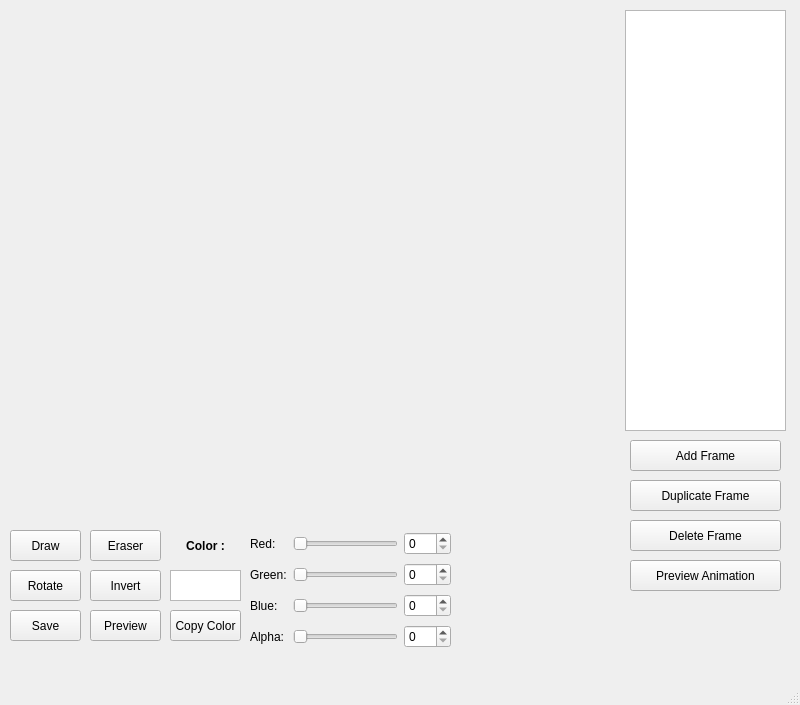
<?xml version="1.0" encoding="UTF-8"?>
<ui version="4.0">
 <class>EditorWindow</class>
 <widget class="QMainWindow" name="EditorWindow">
  <property name="geometry">
   <rect>
    <x>0</x>
    <y>0</y>
    <width>800</width>
    <height>705</height>
   </rect>
  </property>
  <property name="windowTitle">
   <string>MainWindow</string>
  </property>
  <widget class="QWidget" name="centralwidget">
   <widget class="QPushButton" name="saveButton">
    <property name="geometry">
     <rect>
      <x>10</x>
      <y>610</y>
      <width>71</width>
      <height>31</height>
     </rect>
    </property>
    <property name="text">
     <string>Save</string>
    </property>
   </widget>
   <widget class="QPushButton" name="previewButton">
    <property name="geometry">
     <rect>
      <x>90</x>
      <y>610</y>
      <width>71</width>
      <height>31</height>
     </rect>
    </property>
    <property name="text">
     <string>Preview</string>
    </property>
   </widget>
   <widget class="QListWidget" name="frameStackWidget">
    <property name="geometry">
     <rect>
      <x>625</x>
      <y>10</y>
      <width>161</width>
      <height>421</height>
     </rect>
    </property>
   </widget>
   <widget class="QPushButton" name="eraserButton">
    <property name="geometry">
     <rect>
      <x>90</x>
      <y>530</y>
      <width>71</width>
      <height>31</height>
     </rect>
    </property>
    <property name="text">
     <string>Eraser</string>
    </property>
   </widget>
   <widget class="QPushButton" name="drawButton">
    <property name="geometry">
     <rect>
      <x>10</x>
      <y>530</y>
      <width>71</width>
      <height>31</height>
     </rect>
    </property>
    <property name="text">
     <string>Draw</string>
    </property>
   </widget>
   <widget class="QPushButton" name="invertButton">
    <property name="geometry">
     <rect>
      <x>90</x>
      <y>570</y>
      <width>71</width>
      <height>31</height>
     </rect>
    </property>
    <property name="text">
     <string>Invert</string>
    </property>
   </widget>
   <widget class="QPushButton" name="rotateButton">
    <property name="geometry">
     <rect>
      <x>10</x>
      <y>570</y>
      <width>71</width>
      <height>31</height>
     </rect>
    </property>
    <property name="text">
     <string>Rotate</string>
    </property>
   </widget>
   <widget class="QPushButton" name="copyButton">
    <property name="geometry">
     <rect>
      <x>170</x>
      <y>610</y>
      <width>71</width>
      <height>31</height>
     </rect>
    </property>
    <property name="text">
     <string>Copy Color</string>
    </property>
   </widget>
   <widget class="QPushButton" name="addFrameButton">
    <property name="geometry">
     <rect>
      <x>630</x>
      <y>440</y>
      <width>151</width>
      <height>31</height>
     </rect>
    </property>
    <property name="text">
     <string>Add Frame</string>
    </property>
   </widget>
   <widget class="QPushButton" name="deleteFrameButton">
    <property name="geometry">
     <rect>
      <x>630</x>
      <y>520</y>
      <width>151</width>
      <height>31</height>
     </rect>
    </property>
    <property name="text">
     <string>Delete Frame</string>
    </property>
   </widget>
   <widget class="QPushButton" name="duplicateFrameButton">
    <property name="geometry">
     <rect>
      <x>630</x>
      <y>480</y>
      <width>151</width>
      <height>31</height>
     </rect>
    </property>
    <property name="text">
     <string>Duplicate Frame</string>
    </property>
   </widget>
   <widget class="QLabel" name="colorLabel">
    <property name="geometry">
     <rect>
      <x>170</x>
      <y>530</y>
      <width>71</width>
      <height>31</height>
     </rect>
    </property>
    <property name="font">
     <font>
      <bold>true</bold>
     </font>
    </property>
    <property name="text">
     <string>Color :</string>
    </property>
    <property name="alignment">
     <set>Qt::AlignmentFlag::AlignCenter</set>
    </property>
   </widget>
   <widget class="QGraphicsView" name="colorPreview">
    <property name="geometry">
     <rect>
      <x>170</x>
      <y>570</y>
      <width>71</width>
      <height>31</height>
     </rect>
    </property>
   </widget>
   <widget class="QWidget" name="gridLayoutWidget">
    <property name="geometry">
     <rect>
      <x>250</x>
      <y>530</y>
      <width>201</width>
      <height>120</height>
     </rect>
    </property>
    <layout class="QGridLayout" name="gridLayout">
     <item row="3" column="1">
      <widget class="QSlider" name="alphaSlider">
       <property name="maximum">
        <number>255</number>
       </property>
       <property name="orientation">
        <enum>Qt::Orientation::Horizontal</enum>
       </property>
      </widget>
     </item>
     <item row="1" column="1">
      <widget class="QSlider" name="greenSlider">
       <property name="maximum">
        <number>255</number>
       </property>
       <property name="orientation">
        <enum>Qt::Orientation::Horizontal</enum>
       </property>
      </widget>
     </item>
     <item row="1" column="0">
      <widget class="QLabel" name="greenLabel">
       <property name="text">
        <string>Green:</string>
       </property>
      </widget>
     </item>
     <item row="2" column="1">
      <widget class="QSlider" name="blueSlider">
       <property name="maximum">
        <number>255</number>
       </property>
       <property name="orientation">
        <enum>Qt::Orientation::Horizontal</enum>
       </property>
      </widget>
     </item>
     <item row="0" column="0">
      <widget class="QLabel" name="redLabel">
       <property name="text">
        <string>Red:</string>
       </property>
      </widget>
     </item>
     <item row="0" column="1">
      <widget class="QSlider" name="redSlider">
       <property name="maximum">
        <number>255</number>
       </property>
       <property name="orientation">
        <enum>Qt::Orientation::Horizontal</enum>
       </property>
      </widget>
     </item>
     <item row="2" column="0">
      <widget class="QLabel" name="blueLabel">
       <property name="text">
        <string>Blue:</string>
       </property>
      </widget>
     </item>
     <item row="3" column="0">
      <widget class="QLabel" name="alphaLabel">
       <property name="text">
        <string>Alpha:</string>
       </property>
      </widget>
     </item>
     <item row="0" column="2">
      <widget class="QSpinBox" name="redSpinBox">
       <property name="maximum">
        <number>255</number>
       </property>
      </widget>
     </item>
     <item row="1" column="2">
      <widget class="QSpinBox" name="greenSpinbox">
       <property name="maximum">
        <number>255</number>
       </property>
      </widget>
     </item>
     <item row="2" column="2">
      <widget class="QSpinBox" name="blueSpinbox">
       <property name="maximum">
        <number>255</number>
       </property>
      </widget>
     </item>
     <item row="3" column="2">
      <widget class="QSpinBox" name="alphaSpinbox">
       <property name="maximum">
        <number>255</number>
       </property>
      </widget>
     </item>
    </layout>
   </widget>
   <widget class="QPushButton" name="pushButton">
    <property name="geometry">
     <rect>
      <x>630</x>
      <y>560</y>
      <width>151</width>
      <height>31</height>
     </rect>
    </property>
    <property name="text">
     <string>Preview Animation</string>
    </property>
   </widget>
   <widget class="QLabel" name="spriteLabel">
    <property name="geometry">
     <rect>
      <x>8</x>
      <y>15</y>
      <width>431</width>
      <height>471</height>
     </rect>
    </property>
    <property name="lineWidth">
     <number>1</number>
    </property>
    <property name="text">
     <string/>
    </property>
   </widget>
  </widget>
  <widget class="QMenuBar" name="menubar">
   <property name="geometry">
    <rect>
     <x>0</x>
     <y>0</y>
     <width>800</width>
     <height>21</height>
    </rect>
   </property>
  </widget>
  <widget class="QStatusBar" name="statusbar"/>
 </widget>
 <resources/>
 <connections>
  <connection>
   <sender>redSpinBox</sender>
   <signal>valueChanged(int)</signal>
   <receiver>redSlider</receiver>
   <slot>setValue(int)</slot>
   <hints>
    <hint type="sourcelabel">
     <x>416</x>
     <y>563</y>
    </hint>
    <hint type="destinationlabel">
     <x>375</x>
     <y>564</y>
    </hint>
   </hints>
  </connection>
  <connection>
   <sender>greenSpinbox</sender>
   <signal>valueChanged(int)</signal>
   <receiver>greenSlider</receiver>
   <slot>setValue(int)</slot>
   <hints>
    <hint type="sourcelabel">
     <x>423</x>
     <y>595</y>
    </hint>
    <hint type="destinationlabel">
     <x>387</x>
     <y>593</y>
    </hint>
   </hints>
  </connection>
  <connection>
   <sender>blueSpinbox</sender>
   <signal>valueChanged(int)</signal>
   <receiver>blueSlider</receiver>
   <slot>setValue(int)</slot>
   <hints>
    <hint type="sourcelabel">
     <x>419</x>
     <y>618</y>
    </hint>
    <hint type="destinationlabel">
     <x>363</x>
     <y>619</y>
    </hint>
   </hints>
  </connection>
  <connection>
   <sender>alphaSpinbox</sender>
   <signal>valueChanged(int)</signal>
   <receiver>alphaSlider</receiver>
   <slot>setValue(int)</slot>
   <hints>
    <hint type="sourcelabel">
     <x>419</x>
     <y>647</y>
    </hint>
    <hint type="destinationlabel">
     <x>398</x>
     <y>664</y>
    </hint>
   </hints>
  </connection>
  <connection>
   <sender>redSlider</sender>
   <signal>valueChanged(int)</signal>
   <receiver>redSpinBox</receiver>
   <slot>setValue(int)</slot>
   <hints>
    <hint type="sourcelabel">
     <x>321</x>
     <y>563</y>
    </hint>
    <hint type="destinationlabel">
     <x>438</x>
     <y>559</y>
    </hint>
   </hints>
  </connection>
  <connection>
   <sender>greenSlider</sender>
   <signal>valueChanged(int)</signal>
   <receiver>greenSpinbox</receiver>
   <slot>setValue(int)</slot>
   <hints>
    <hint type="sourcelabel">
     <x>319</x>
     <y>590</y>
    </hint>
    <hint type="destinationlabel">
     <x>430</x>
     <y>592</y>
    </hint>
   </hints>
  </connection>
  <connection>
   <sender>blueSlider</sender>
   <signal>valueChanged(int)</signal>
   <receiver>blueSpinbox</receiver>
   <slot>setValue(int)</slot>
   <hints>
    <hint type="sourcelabel">
     <x>362</x>
     <y>633</y>
    </hint>
    <hint type="destinationlabel">
     <x>431</x>
     <y>620</y>
    </hint>
   </hints>
  </connection>
  <connection>
   <sender>alphaSlider</sender>
   <signal>valueChanged(int)</signal>
   <receiver>alphaSpinbox</receiver>
   <slot>setValue(int)</slot>
   <hints>
    <hint type="sourcelabel">
     <x>369</x>
     <y>664</y>
    </hint>
    <hint type="destinationlabel">
     <x>439</x>
     <y>646</y>
    </hint>
   </hints>
  </connection>
  <connection>
   <sender>pushButton</sender>
   <signal>clicked()</signal>
   <receiver>EditorWindow</receiver>
   <slot>animateClicked()</slot>
   <hints>
    <hint type="sourcelabel">
     <x>675</x>
     <y>598</y>
    </hint>
    <hint type="destinationlabel">
     <x>648</x>
     <y>633</y>
    </hint>
   </hints>
  </connection>
 </connections>
 <slots>
  <slot>animateClicked()</slot>
 </slots>
</ui>
